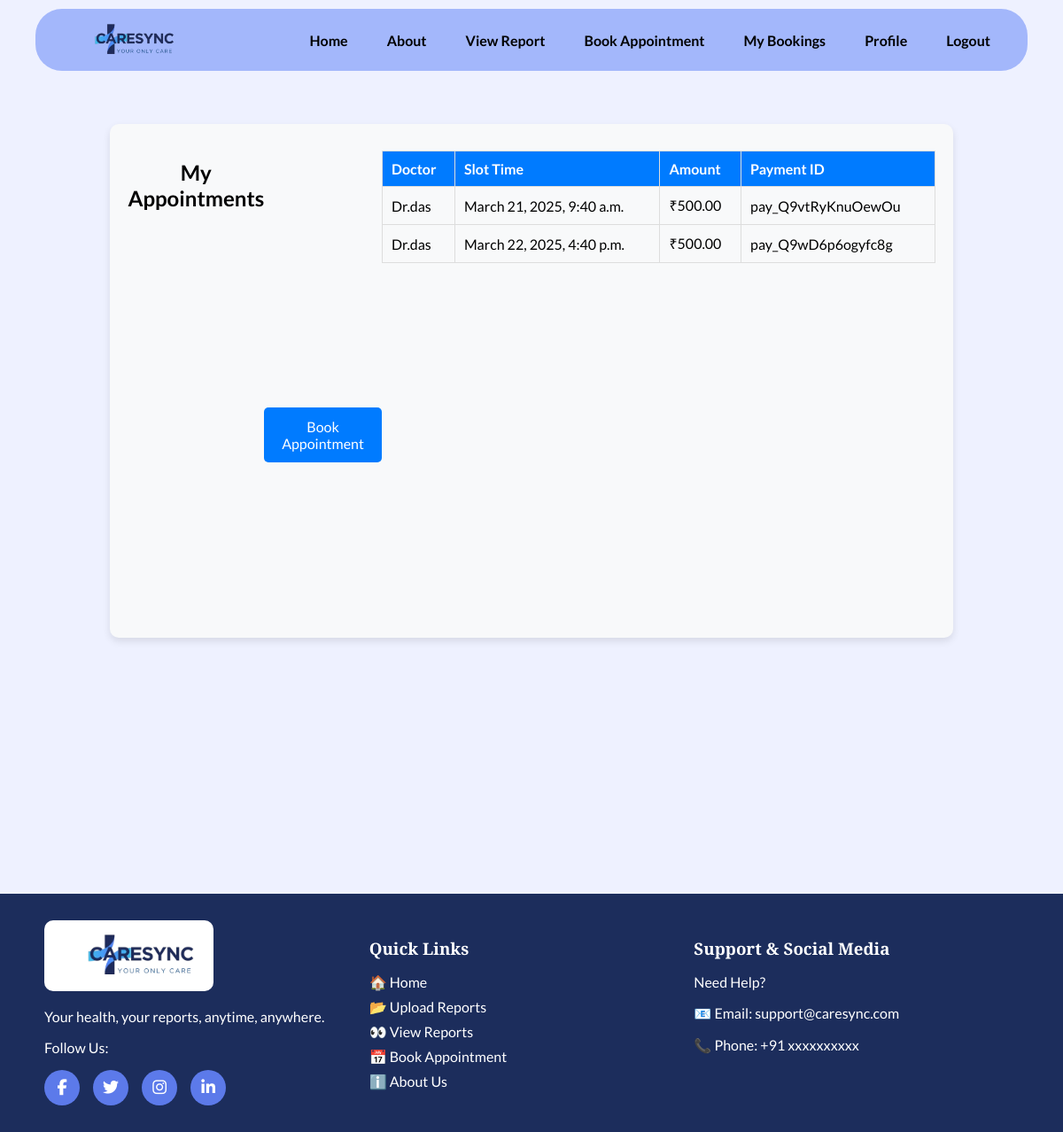
The page /bookings/ (signed in) on the database as committed earlier.
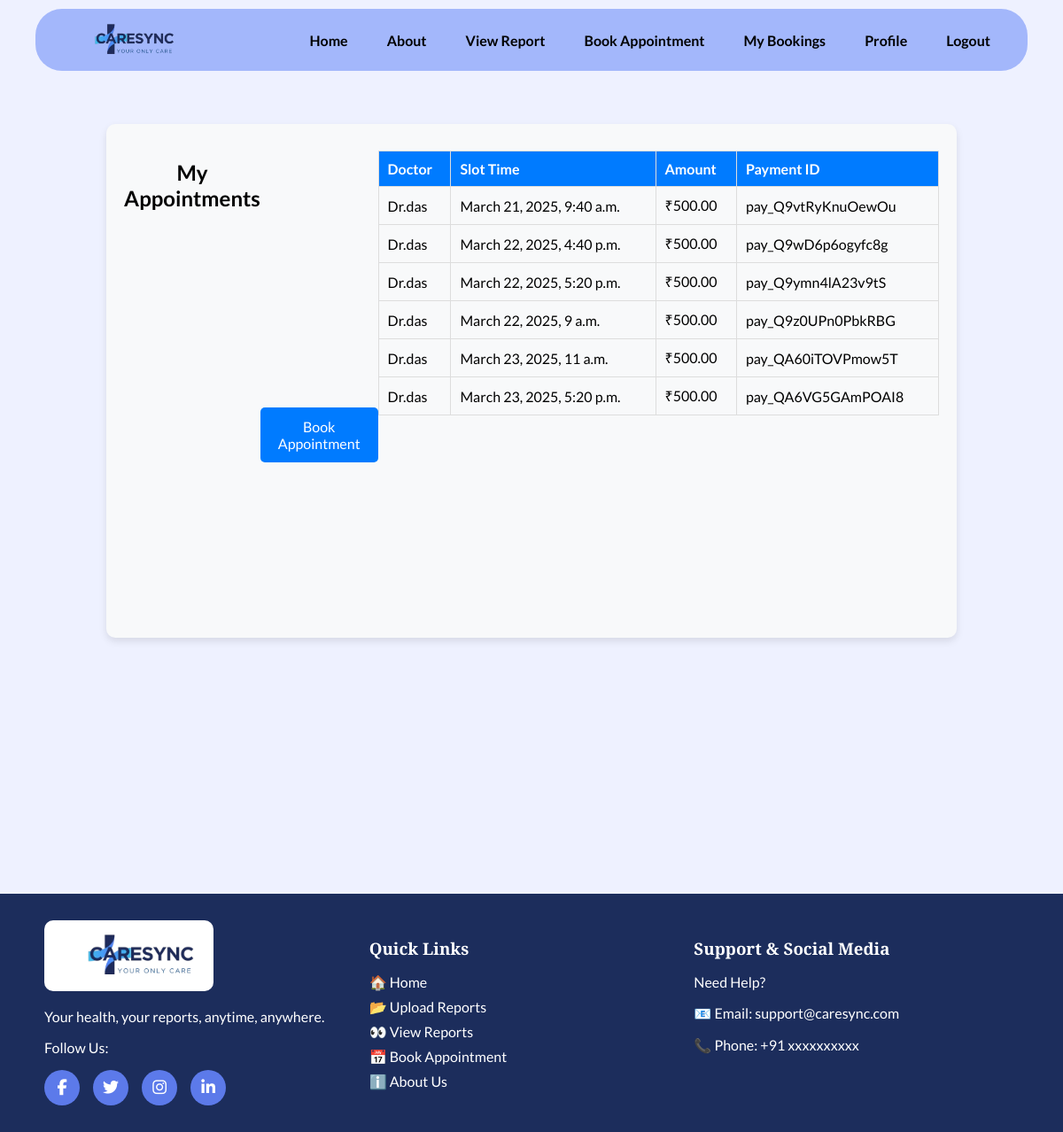
The same page on the database as committed later.
### home/models.py (models this page shows, shortened)
class Booking(models.Model):
    user = models.ForeignKey(settings.AUTH_USER_MODEL, on_delete=models.CASCADE)
    doctor = models.ForeignKey(Doctor, on_delete=models.CASCADE)
    slot = models.ForeignKey(Slot, on_delete=models.CASCADE)
    amount = models.DecimalField(max_digits=10, decimal_places=2)
    payment_id = models.CharField(max_length=100, blank=True, null=True)
    payment_status = models.CharField(max_length=20, default="Pending")
    created_at = models.DateTimeField(auto_now_add=True)
    date = models.DateField(default=now)  # ✅ New field
    time = models.TimeField(default="00:00:00")

class CustomUser(AbstractUser):
    email = models.EmailField(unique=True)
    phone = models.CharField(max_length=10, unique=True)
    objects = CustomUserManager()
    REQUIRED_FIELDS = ['email', 'phone']

### doctor/models.py (models this page shows, shortened)
class Doctor(models.Model):
    user = models.OneToOneField(settings.AUTH_USER_MODEL, on_delete=models.CASCADE)  # Use AUTH_USER_MODEL
    phone_number = models.CharField(max_length=10, unique=True)
    hospital_name = models.CharField(max_length=255)
    specialization = models.CharField(max_length=100)
    experience_years = models.PositiveIntegerField()
    available_days = models.CharField(max_length=100)  # Example: "Monday, Wednesday, Friday"
    profile_picture = models.ImageField(upload_to="doctor_profiles/", blank=True, null=True)
    id_proof = models.FileField(upload_to="doctor_id_proofs/")
    is_approved = models.BooleanField(default=False)  # Admin can approve doctors

class Slot(models.Model):
    STATUS_CHOICES = [
        ('available', 'Available'),
        ('booked', 'Booked'),
        ('closed', 'Closed'),
    ]
    doctor = models.ForeignKey(settings.AUTH_USER_MODEL, on_delete=models.CASCADE)
    start_time = models.DateTimeField()
    end_time = models.DateTimeField()
    status = models.CharField(max_length=10, choices=STATUS_CHOICES, default='available')
    booked_by = models.ForeignKey(settings.AUTH_USER_MODEL, on_delete=models.SET_NULL, null=True, blank=True, related_name="booked_slots")

### home/views.py (the view)
# urls.py: path("bookings/", views.booking_details, name="booking_details"),
@login_required
def booking_details(request):
    bookings = Booking.objects.filter(user=request.user)
    return render(request, "bookings.html", {"bookings": bookings})

### home/templates/bookings.html (shortened to what this page needs)
{% extends "base.html" %}
{% block content %}
{% load static %}
<div class="container">
    <h2 class="heading">My Appointments</h2>
    <div class="button-container">
        <a href="{% url 'book_appointment' %}" class="b_btn">Book Appointment</a>
    </div>
    <table class="booking-table">
        <tr>
            <th>Doctor</th>
            <th>Slot Time</th>
            <th>Amount</th>
            <th>Payment ID</th>
        </tr>
        {% for booking in bookings %}
        <tr>
            <td>{{ booking.doctor.user.username }}</td>
            <td>{{ booking.slot.start_time }}</td>
            <td>₹{{ booking.amount }}</td>
            <td>{{ booking.payment_id }}</td>
        </tr>
        {% empty %}
        <tr>
            <td colspan="4" class="no-booking">No appointments found.</td>
        </tr>
        {% endfor %}
    </table>
</div>
{% endblock %}

Rows that differ between the two databases and show on the page:
added Booking: doctor.user.username "Dr.das", slot.start_time "March 22, 2025, 5:20 p.m.", amount "500.00", payment_id "pay_Q9ymn4lA23v9tS"
added Booking: doctor.user.username "Dr.das", slot.start_time "March 22, 2025, 9 a.m.", amount "500.00", payment_id "pay_Q9z0UPn0PbkRBG"
added Booking: doctor.user.username "Dr.das", slot.start_time "March 23, 2025, 11 a.m.", amount "500.00", payment_id "pay_QA60iTOVPmow5T"
added Booking: doctor.user.username "Dr.das", slot.start_time "March 23, 2025, 5:20 p.m.", amount "500.00", payment_id "pay_QA6VG5GAmPOAI8"
